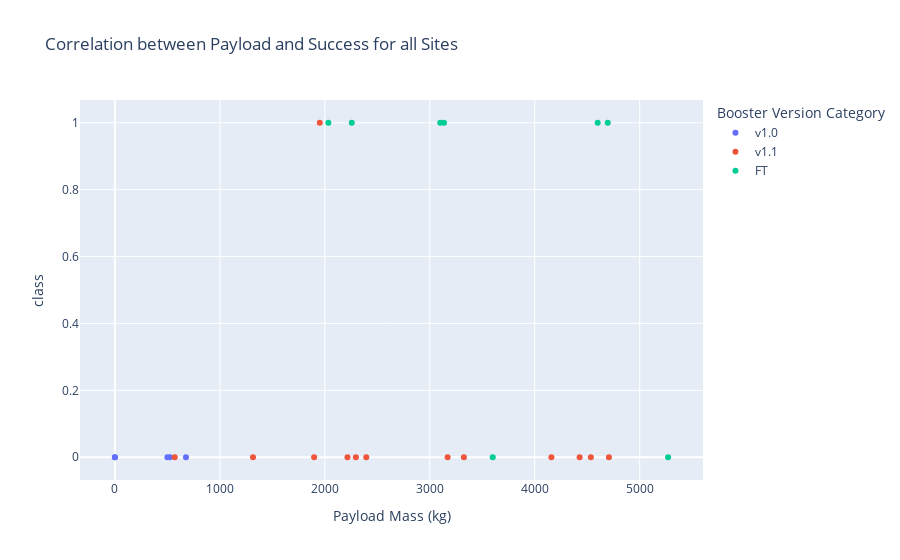

Notebook cell for this chart:
### Code cell
fig = px.scatter(
        # spacex_df,
        spacex_df.loc[spacex_df['Launch Site'] == 'CCAFS LC-40'],
        x='Payload Mass (kg)', 
        y = 'class',
        color="Booster Version Category",
        title='Correlation between Payload and Success for all Sites')
fig

### Figure 1 — Plotly figure (JSON) as saved in the notebook; plotly's stock layout.template omitted (floating-point values rounded to 4 significant figures)
{"data": [{"hovertemplate": "Booster Version Category=v1.0<br>Payload Mass (kg)=%{x}<br>class=%{y}<extra></extra>", "legendgroup": "v1.0", "marker": {"color": "#636efa", "symbol": "circle"}, "mode": "markers", "name": "v1.0", "orientation": "v", "showlegend": true, "type": "scatter", "x": [0, 0, 525, 500, 677], "xaxis": "x", "y": [0, 0, 0, 0, 0], "yaxis": "y"}, {"hovertemplate": "Booster Version Category=v1.1<br>Payload Mass (kg)=%{x}<br>class=%{y}<extra></extra>", "legendgroup": "v1.1", "marker": {"color": "#EF553B", "symbol": "circle"}, "mode": "markers", "name": "v1.1", "orientation": "v", "showlegend": true, "type": "scatter", "x": [3170, 3325, 2296, 1316, 4535, 4428, 2216, 2395, 570, 4159, 1898, 4707, 1952], "xaxis": "x", "y": [0, 0, 0, 0, 0, 0, 0, 0, 0, 0, 0, 0, 1], "yaxis": "y"}, {"hovertemplate": "Booster Version Category=FT<br>Payload Mass (kg)=%{x}<br>class=%{y}<extra></extra>", "legendgroup": "FT", "marker": {"color": "#00cc96", "symbol": "circle"}, "mode": "markers", "name": "FT", "orientation": "v", "showlegend": true, "type": "scatter", "x": [2034, 5271, 3136, 4696, 3100, 3600, 2257, 4600], "xaxis": "x", "y": [1, 0, 1, 1, 1, 0, 1, 1], "yaxis": "y"}], "layout": {"legend": {"title": {"text": "Booster Version Category"}, "tracegroupgap": 0}, "title": {"text": "Correlation between Payload and Success for all Sites"}, "xaxis": {"anchor": "y", "domain": [0, 1], "title": {"text": "Payload Mass (kg)"}}, "yaxis": {"anchor": "x", "domain": [0, 1], "title": {"text": "class"}}}}
